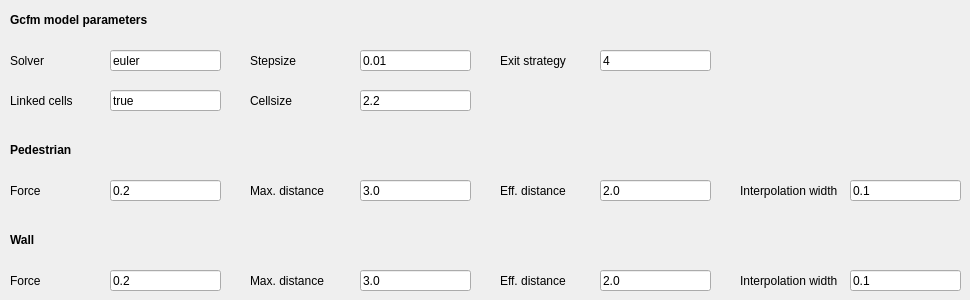
   <widget class="QWidget" name="tab_model_gcfm">
    <attribute name="title">
     <string>Model Gcfm</string>
    </attribute>
    <widget class="QLabel" name="label_model_gcfm_a">
     <property name="geometry">
      <rect>
       <x>10</x>
       <y>10</y>
       <width>211</width>
       <height>21</height>
      </rect>
     </property>
     <property name="text">
      <string>&lt;html&gt;&lt;head/&gt;&lt;body&gt;&lt;p&gt;&lt;span style=&quot; font-weight:600;&quot;&gt;Gcfm model parameters&lt;/span&gt;&lt;/p&gt;&lt;/body&gt;&lt;/html&gt;</string>
     </property>
    </widget>
    <widget class="QLabel" name="label_model_gcfm_01">
     <property name="geometry">
      <rect>
       <x>10</x>
       <y>50</y>
       <width>91</width>
       <height>21</height>
      </rect>
     </property>
     <property name="text">
      <string>Solver</string>
     </property>
    </widget>
    <widget class="QLineEdit" name="lineEdit_model_gcfm_01">
     <property name="geometry">
      <rect>
       <x>110</x>
       <y>50</y>
       <width>111</width>
       <height>21</height>
      </rect>
     </property>
     <property name="text">
      <string>euler</string>
     </property>
    </widget>
    <widget class="QLabel" name="label_model_gcfm_02">
     <property name="geometry">
      <rect>
       <x>250</x>
       <y>50</y>
       <width>101</width>
       <height>21</height>
      </rect>
     </property>
     <property name="text">
      <string>Stepsize</string>
     </property>
    </widget>
    <widget class="QLineEdit" name="lineEdit_model_gcfm_02">
     <property name="geometry">
      <rect>
       <x>360</x>
       <y>50</y>
       <width>111</width>
       <height>21</height>
      </rect>
     </property>
     <property name="text">
      <string>0.01</string>
     </property>
    </widget>
    <widget class="QLabel" name="label_model_gcfm_03">
     <property name="geometry">
      <rect>
       <x>500</x>
       <y>50</y>
       <width>91</width>
       <height>21</height>
      </rect>
     </property>
     <property name="text">
      <string>Exit strategy</string>
     </property>
    </widget>
    <widget class="QLineEdit" name="lineEdit_model_gcfm_03">
     <property name="geometry">
      <rect>
       <x>600</x>
       <y>50</y>
       <width>111</width>
       <height>21</height>
      </rect>
     </property>
     <property name="text">
      <string>4</string>
     </property>
    </widget>
    <widget class="QLabel" name="label_model_gcfm_04">
     <property name="geometry">
      <rect>
       <x>10</x>
       <y>90</y>
       <width>91</width>
       <height>21</height>
      </rect>
     </property>
     <property name="text">
      <string>Linked cells</string>
     </property>
    </widget>
    <widget class="QLineEdit" name="lineEdit_model_gcfm_04">
     <property name="geometry">
      <rect>
       <x>110</x>
       <y>90</y>
       <width>111</width>
       <height>21</height>
      </rect>
     </property>
     <property name="text">
      <string>true</string>
     </property>
    </widget>
    <widget class="QLabel" name="label_model_gcfm_05">
     <property name="geometry">
      <rect>
       <x>250</x>
       <y>90</y>
       <width>101</width>
       <height>21</height>
      </rect>
     </property>
     <property name="text">
      <string>Cellsize</string>
     </property>
    </widget>
    <widget class="QLineEdit" name="lineEdit_model_gcfm_05">
     <property name="geometry">
      <rect>
       <x>360</x>
       <y>90</y>
       <width>111</width>
       <height>21</height>
      </rect>
     </property>
     <property name="text">
      <string>2.2</string>
     </property>
    </widget>
    <widget class="QLabel" name="label_model_gcfm_06">
     <property name="geometry">
      <rect>
       <x>10</x>
       <y>180</y>
       <width>91</width>
       <height>21</height>
      </rect>
     </property>
     <property name="text">
      <string>Force</string>
     </property>
    </widget>
    <widget class="QLineEdit" name="lineEdit_model_gcfm_06">
     <property name="geometry">
      <rect>
       <x>110</x>
       <y>180</y>
       <width>111</width>
       <height>21</height>
      </rect>
     </property>
     <property name="text">
      <string>0.2</string>
     </property>
    </widget>
    <widget class="QLabel" name="label_model_gcfm_07">
     <property name="geometry">
      <rect>
       <x>250</x>
       <y>180</y>
       <width>101</width>
       <height>21</height>
      </rect>
     </property>
     <property name="text">
      <string>Max. distance</string>
     </property>
    </widget>
    <widget class="QLineEdit" name="lineEdit_model_gcfm_07">
     <property name="geometry">
      <rect>
       <x>360</x>
       <y>180</y>
       <width>111</width>
       <height>21</height>
      </rect>
     </property>
     <property name="text">
      <string>3.0</string>
     </property>
    </widget>
    <widget class="QLabel" name="label_model_gcfm_08">
     <property name="geometry">
      <rect>
       <x>500</x>
       <y>180</y>
       <width>91</width>
       <height>21</height>
      </rect>
     </property>
     <property name="text">
      <string>Eff. distance</string>
     </property>
    </widget>
    <widget class="QLineEdit" name="lineEdit_model_gcfm_08">
     <property name="geometry">
      <rect>
       <x>600</x>
       <y>180</y>
       <width>111</width>
       <height>21</height>
      </rect>
     </property>
     <property name="text">
      <string>2.0</string>
     </property>
    </widget>
    <widget class="QLabel" name="label_model_gcfm_09">
     <property name="geometry">
      <rect>
       <x>740</x>
       <y>180</y>
       <width>101</width>
       <height>21</height>
      </rect>
     </property>
     <property name="text">
      <string>Interpolation width</string>
     </property>
    </widget>
    <widget class="QLineEdit" name="lineEdit_model_gcfm_09">
     <property name="geometry">
      <rect>
       <x>850</x>
       <y>180</y>
       <width>111</width>
       <height>21</height>
      </rect>
     </property>
     <property name="text">
      <string>0.1</string>
     </property>
    </widget>
    <widget class="QLineEdit" name="lineEdit_model_gcfm_13">
     <property name="geometry">
      <rect>
       <x>850</x>
       <y>270</y>
       <width>111</width>
       <height>21</height>
      </rect>
     </property>
     <property name="text">
      <string>0.1</string>
     </property>
    </widget>
    <widget class="QLabel" name="label_model_gcfm_11">
     <property name="geometry">
      <rect>
       <x>250</x>
       <y>270</y>
       <width>101</width>
       <height>21</height>
      </rect>
     </property>
     <property name="text">
      <string>Max. distance</string>
     </property>
    </widget>
    <widget class="QLineEdit" name="lineEdit_model_gcfm_11">
     <property name="geometry">
      <rect>
       <x>360</x>
       <y>270</y>
       <width>111</width>
       <height>21</height>
      </rect>
     </property>
     <property name="text">
      <string>3.0</string>
     </property>
    </widget>
    <widget class="QLabel" name="label_model_gcfm_12">
     <property name="geometry">
      <rect>
       <x>500</x>
       <y>270</y>
       <width>91</width>
       <height>21</height>
      </rect>
     </property>
     <property name="text">
      <string>Eff. distance</string>
     </property>
    </widget>
    <widget class="QLineEdit" name="lineEdit_model_gcfm_10">
     <property name="geometry">
      <rect>
       <x>110</x>
       <y>270</y>
       <width>111</width>
       <height>21</height>
      </rect>
     </property>
     <property name="text">
      <string>0.2</string>
     </property>
    </widget>
    <widget class="QLabel" name="label_model_gcfm_13">
     <property name="geometry">
      <rect>
       <x>740</x>
       <y>270</y>
       <width>101</width>
       <height>21</height>
      </rect>
     </property>
     <property name="text">
      <string>Interpolation width</string>
     </property>
    </widget>
    <widget class="QLineEdit" name="lineEdit_model_gcfm_12">
     <property name="geometry">
      <rect>
       <x>600</x>
       <y>270</y>
       <width>111</width>
       <height>21</height>
      </rect>
     </property>
     <property name="text">
      <string>2.0</string>
     </property>
    </widget>
    <widget class="QLabel" name="label_model_gcfm_10">
     <property name="geometry">
      <rect>
       <x>10</x>
       <y>270</y>
       <width>91</width>
       <height>21</height>
      </rect>
     </property>
     <property name="text">
      <string>Force</string>
     </property>
    </widget>
    <widget class="QLabel" name="label_model_gcfm_b">
     <property name="geometry">
      <rect>
       <x>10</x>
       <y>140</y>
       <width>141</width>
       <height>21</height>
      </rect>
     </property>
     <property name="text">
      <string>&lt;html&gt;&lt;head/&gt;&lt;body&gt;&lt;p&gt;&lt;span style=&quot; font-weight:600;&quot;&gt;Pedestrian&lt;/span&gt;&lt;/p&gt;&lt;/body&gt;&lt;/html&gt;</string>
     </property>
    </widget>
    <widget class="QLabel" name="label_model_gcfm_c">
     <property name="geometry">
      <rect>
       <x>10</x>
       <y>230</y>
       <width>141</width>
       <height>21</height>
      </rect>
     </property>
     <property name="text">
      <string>&lt;html&gt;&lt;head/&gt;&lt;body&gt;&lt;p&gt;&lt;span style=&quot; font-weight:600;&quot;&gt;Wall&lt;/span&gt;&lt;/p&gt;&lt;/body&gt;&lt;/html&gt;</string>
     </property>
    </widget>
   </widget>
